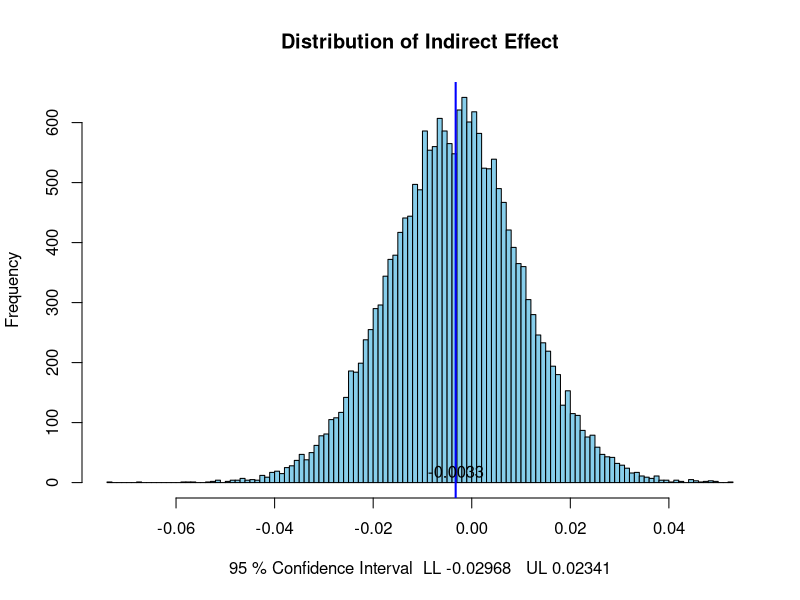
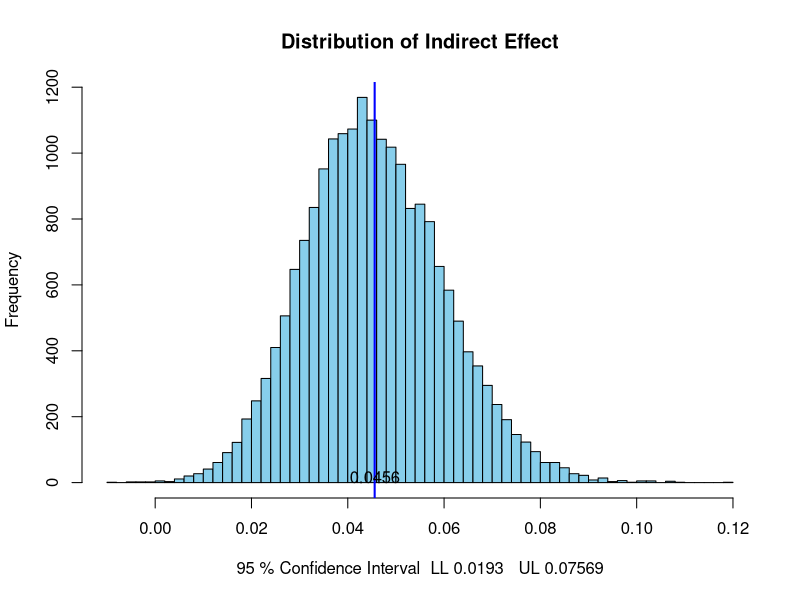
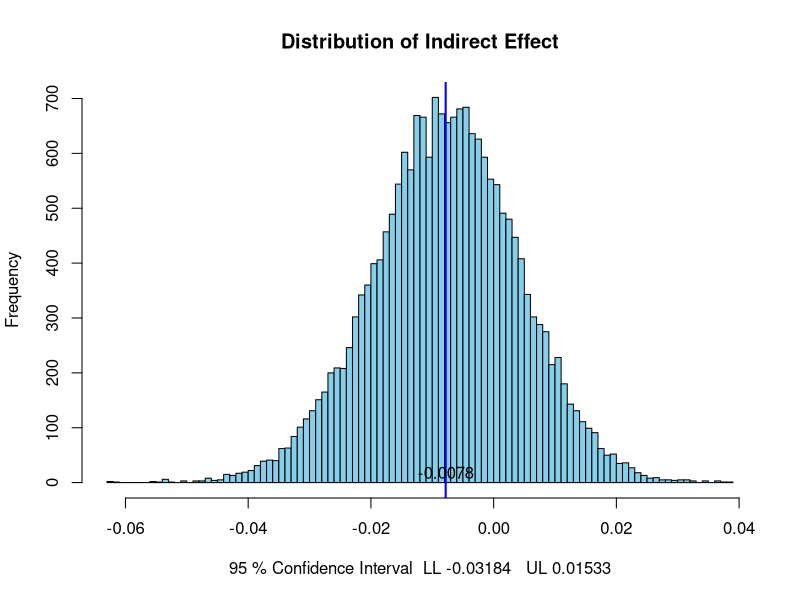
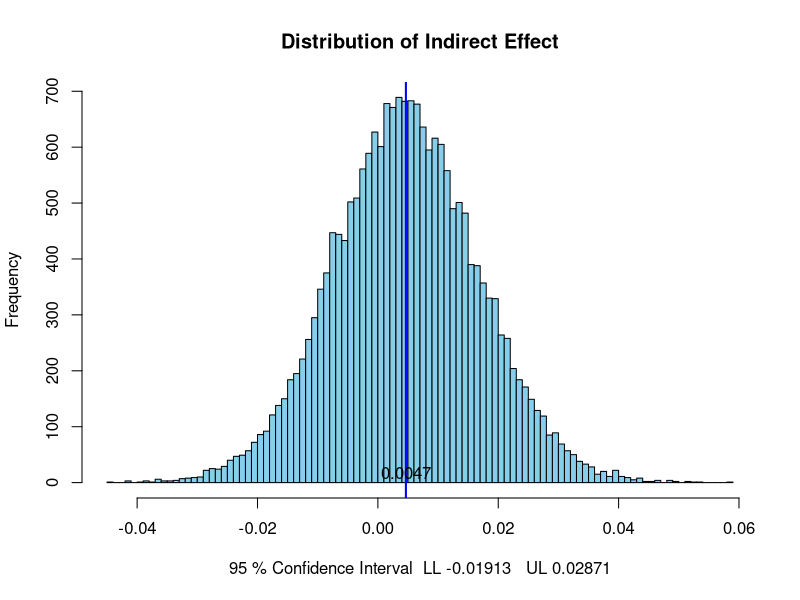
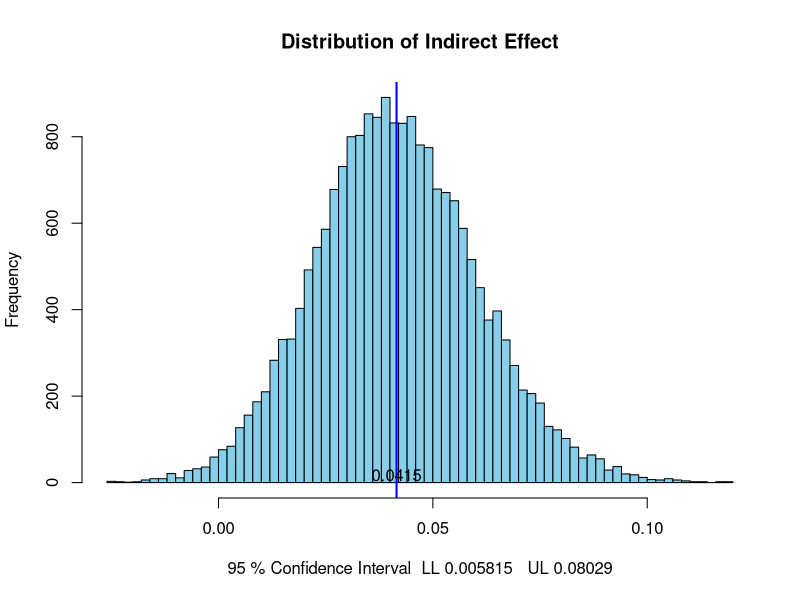
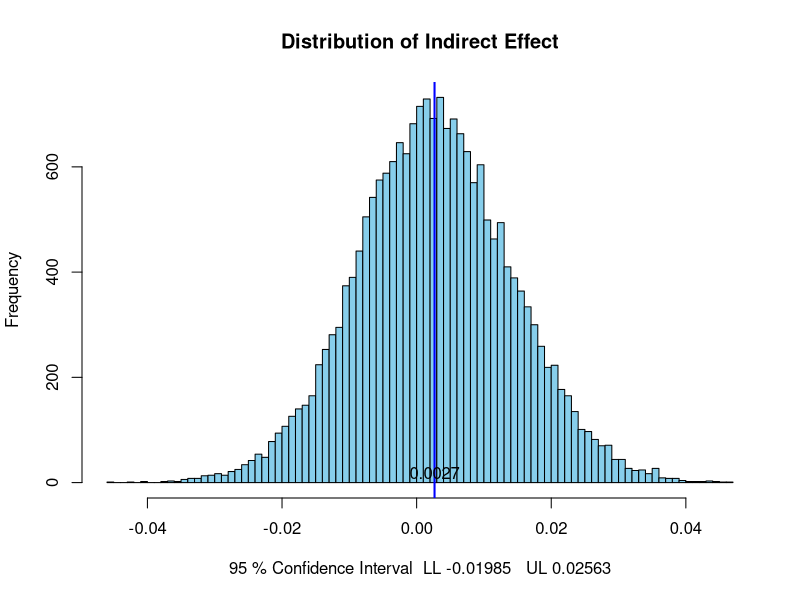
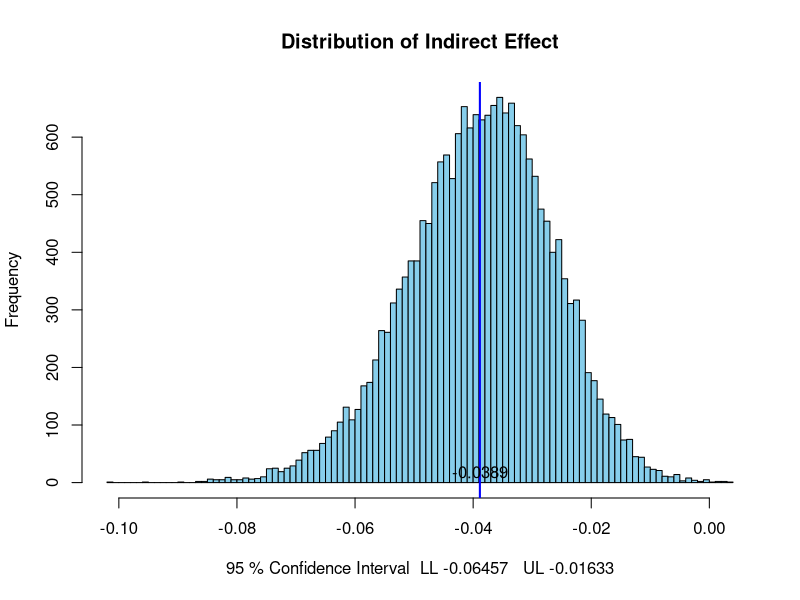
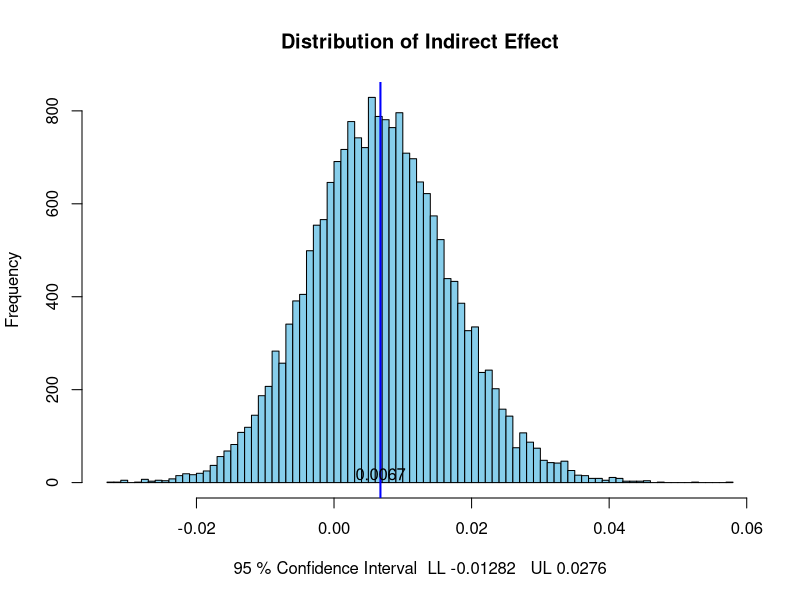

These charts were generated, in order, by the following R code:
#Victim Blame Primary Analyses
#This code estimates the 95% confidence intervals for the multilevel moderated mediation models estimated in Final Blame and Threat Analyses.sas
#Written by the fifth, second, and third authors in 2024/2025
#Last edited 2025.09.18

#Preacher, K. J., & Selig, J. P. (2012). Advantages of Monte Carlo confidence intervals for indirect effects. Communication Methods and Measures, 6, 77-98.
#Selig, J. P., & Preacher, K. J. (2008, June). Monte Carlo method for assessing mediation: An interactive tool for creating confidence intervals for indirect effects [Computer software]. Available from http://quantpsy.org/.

#Enter the m*variable value for "a" and the y*fear_c value for "b"
#Enter the variance values in the 1st and 4th values of acov for those same "a" and "b" coefficients
#Do not change other settings


################################################ USING GENERAL IDEOLOGY ################################################ 

################################################
#Values from Model 8
################################################

################################################
#SESSION 1 VS 2 - VICTIMS
################################################

require(MASS)
a=-0.06996
b=0.04612
rep=20000
conf=95
pest=c(a,b)
acov <- matrix(c(
  0.08392, 0,
  0, 0.000037
),2,2)
mcmc <- mvrnorm(rep,pest,acov,empirical=FALSE)
ab <- mcmc[,1]*mcmc[,2]
low=(1-conf/100)/2
upp=((1-conf/100)/2)+(conf/100)
LL=quantile(ab,low)
UL=quantile(ab,upp)
LL4=format(LL,digits=4)
UL4=format(UL,digits=4)
mab=mean(ab)
hist(ab,breaks='FD',col='skyblue',xlab=paste(conf,'% Confidence Interval ','LL',LL4,'  UL',UL4),
     main='Distribution of Indirect Effect')
abline(v=mab,col="blue",lwd=2)
text(mab, 18 , round(mab, 4))
print(LL)
print(UL)

################################################
#SESSION 1 VS 3 - VICTIMS
################################################

a=0.9883
b=0.04612
rep=20000
conf=95
pest=c(a,b)
acov <- matrix(c(
  0.07936, 0,
  0, 0.000037
),2,2)
mcmc <- mvrnorm(rep,pest,acov,empirical=FALSE)
ab <- mcmc[,1]*mcmc[,2]
low=(1-conf/100)/2
upp=((1-conf/100)/2)+(conf/100)
LL=quantile(ab,low)
UL=quantile(ab,upp)
LL4=format(LL,digits=4)
UL4=format(UL,digits=4)
mab=mean(ab)
hist(ab,breaks='FD',col='skyblue',xlab=paste(conf,'% Confidence Interval ','LL',LL4,'  UL',UL4),
     main='Distribution of Indirect Effect')
abline(v=mab,col="blue",lwd=2)
text(mab, 18 , round(mab, 4))
print(LL)
print(UL)

################################################
#GENDER - VICTIMS
################################################

a=-0.1703
b=0.04612
rep=20000
conf=95
pest=c(a,b)
acov <- matrix(c(
  0.06469, 0,
  0, 0.000037
),2,2)
mcmc <- mvrnorm(rep,pest,acov,empirical=FALSE)
ab <- mcmc[,1]*mcmc[,2]
low=(1-conf/100)/2
upp=((1-conf/100)/2)+(conf/100)
LL=quantile(ab,low)
UL=quantile(ab,upp)
LL4=format(LL,digits=4)
UL4=format(UL,digits=4)
mab=mean(ab)
hist(ab,breaks='FD',col='skyblue',xlab=paste(conf,'% Confidence Interval ','LL',LL4,'  UL',UL4),
     main='Distribution of Indirect Effect')
abline(v=mab,col="blue",lwd=2)
text(mab, 18 , round(mab, 4))
print(LL)
print(UL)

################################################
#LIBERAL VS MODERATE - VICTIMS
################################################

a=0.1015
b=0.04612
rep=20000
conf=95
pest=c(a,b)
acov <- matrix(c(
  0.06926, 0,
  0, 0.000037
),2,2)
mcmc <- mvrnorm(rep,pest,acov,empirical=FALSE)
ab <- mcmc[,1]*mcmc[,2]
low=(1-conf/100)/2
upp=((1-conf/100)/2)+(conf/100)
LL=quantile(ab,low)
UL=quantile(ab,upp)
LL4=format(LL,digits=4)
UL4=format(UL,digits=4)
mab=mean(ab)
hist(ab,breaks='FD',col='skyblue',xlab=paste(conf,'% Confidence Interval ','LL',LL4,'  UL',UL4),
     main='Distribution of Indirect Effect')
abline(v=mab,col="blue",lwd=2)
text(mab, 18 , round(mab, 4))
print(LL)
print(UL)

################################################
#LIBERAL VS CONSERVATIVE - VICTIMS
################################################

a=0.8991
b=0.04612
rep=20000
conf=95
pest=c(a,b)
acov <- matrix(c(
  0.1502, 0,
  0, 0.000037
),2,2)
mcmc <- mvrnorm(rep,pest,acov,empirical=FALSE)
ab <- mcmc[,1]*mcmc[,2]
low=(1-conf/100)/2
upp=((1-conf/100)/2)+(conf/100)
LL=quantile(ab,low)
UL=quantile(ab,upp)
LL4=format(LL,digits=4)
UL4=format(UL,digits=4)
mab=mean(ab)
hist(ab,breaks='FD',col='skyblue',xlab=paste(conf,'% Confidence Interval ','LL',LL4,'  UL',UL4),
     main='Distribution of Indirect Effect')
abline(v=mab,col="blue",lwd=2)
text(mab, 18 , round(mab, 4))
print(LL)
print(UL)

################################################
#Values from Model 8b
################################################

################################################
#SESSION 1 VS 2 - PERPETRATORS
################################################

a=-0.06996
b=-0.0394
rep=20000
conf=95
pest=c(a,b)
acov <- matrix(c(
  0.08392, 0,
  0, 0.000029
),2,2)
mcmc <- mvrnorm(rep,pest,acov,empirical=FALSE)
ab <- mcmc[,1]*mcmc[,2]
low=(1-conf/100)/2
upp=((1-conf/100)/2)+(conf/100)
LL=quantile(ab,low)
UL=quantile(ab,upp)
LL4=format(LL,digits=4)
UL4=format(UL,digits=4)
mab=mean(ab)
hist(ab,breaks='FD',col='skyblue',xlab=paste(conf,'% Confidence Interval ','LL',LL4,'  UL',UL4),
     main='Distribution of Indirect Effect')
abline(v=mab,col="blue",lwd=2)
text(mab, 18 , round(mab, 4))
print(LL)
print(UL)

################################################
#SESSION 1 VS 3 - PERPETRATORS
################################################

a=0.9883
b=-0.0394
rep=20000
conf=95
pest=c(a,b)
acov <- matrix(c(
  0.07936, 0,
  0, 0.000029
),2,2)
mcmc <- mvrnorm(rep,pest,acov,empirical=FALSE)
ab <- mcmc[,1]*mcmc[,2]
low=(1-conf/100)/2
upp=((1-conf/100)/2)+(conf/100)
LL=quantile(ab,low)
UL=quantile(ab,upp)
LL4=format(LL,digits=4)
UL4=format(UL,digits=4)
mab=mean(ab)
hist(ab,breaks='FD',col='skyblue',xlab=paste(conf,'% Confidence Interval ','LL',LL4,'  UL',UL4),
     main='Distribution of Indirect Effect')
abline(v=mab,col="blue",lwd=2)
text(mab, 18 , round(mab, 4))
print(LL)
print(UL)

################################################
#GENDER - PERPETRATORS
################################################

a=-0.1703
b=-0.0394
rep=20000
conf=95
pest=c(a,b)
acov <- matrix(c(
  0.06433, 0,
  0, 0.000029
),2,2)
mcmc <- mvrnorm(rep,pest,acov,empirical=FALSE)
ab <- mcmc[,1]*mcmc[,2]
low=(1-conf/100)/2
upp=((1-conf/100)/2)+(conf/100)
LL=quantile(ab,low)
UL=quantile(ab,upp)
LL4=format(LL,digits=4)
UL4=format(UL,digits=4)
mab=mean(ab)
hist(ab,breaks='FD',col='skyblue',xlab=paste(conf,'% Confidence Interval ','LL',LL4,'  UL',UL4),
     main='Distribution of Indirect Effect')
abline(v=mab,col="blue",lwd=2)
text(mab, 18 , round(mab, 4))
print(LL)
print(UL)

################################################
#LIBERAL VS MODERATE - PERPETRATORS
################################################

a=0.1015
b=-0.0394
rep=20000
conf=95
pest=c(a,b)
acov <- matrix(c(
  0.06926, 0,
  0, 0.000029
),2,2)
mcmc <- mvrnorm(rep,pest,acov,empirical=FALSE)
ab <- mcmc[,1]*mcmc[,2]
low=(1-conf/100)/2
upp=((1-conf/100)/2)+(conf/100)
LL=quantile(ab,low)
UL=quantile(ab,upp)
LL4=format(LL,digits=4)
UL4=format(UL,digits=4)
mab=mean(ab)
hist(ab,breaks='FD',col='skyblue',xlab=paste(conf,'% Confidence Interval ','LL',LL4,'  UL',UL4),
     main='Distribution of Indirect Effect')
abline(v=mab,col="blue",lwd=2)
text(mab, 18 , round(mab, 4))
print(LL)
print(UL)

################################################
#LIBERAL VS CONSERVATIVE - PERPETRATORS
################################################

a=0.8991
b=-0.0394
rep=20000
conf=95
pest=c(a,b)
acov <- matrix(c(
  0.1502, 0,
  0, 0.000029
),2,2)
mcmc <- mvrnorm(rep,pest,acov,empirical=FALSE)
ab <- mcmc[,1]*mcmc[,2]
low=(1-conf/100)/2
upp=((1-conf/100)/2)+(conf/100)
LL=quantile(ab,low)
UL=quantile(ab,upp)
LL4=format(LL,digits=4)
UL4=format(UL,digits=4)
mab=mean(ab)
hist(ab,breaks='FD',col='skyblue',xlab=paste(conf,'% Confidence Interval ','LL',LL4,'  UL',UL4),
     main='Distribution of Indirect Effect')
abline(v=mab,col="blue",lwd=2)
text(mab, 18 , round(mab, 4))
print(LL)
print(UL)

################################################
#Values from Model 8c
################################################

################################################
#SESSION 2 VS 3 - VICTIMS
################################################

a=1.0583
b=0.04612
rep=20000
conf=95
pest=c(a,b)
acov <- matrix(c(
  0.09375, 0,
  0, 0.000037
),2,2)
mcmc <- mvrnorm(rep,pest,acov,empirical=FALSE)
ab <- mcmc[,1]*mcmc[,2]
low=(1-conf/100)/2
upp=((1-conf/100)/2)+(conf/100)
LL=quantile(ab,low)
UL=quantile(ab,upp)
LL4=format(LL,digits=4)
UL4=format(UL,digits=4)
mab=mean(ab)
hist(ab,breaks='FD',col='skyblue',xlab=paste(conf,'% Confidence Interval ','LL',LL4,'  UL',UL4),
     main='Distribution of Indirect Effect')
abline(v=mab,col="blue",lwd=2)
text(mab, 18 , round(mab, 4))
print(LL)
print(UL)

################################################
#MODERATE VS CONSERVATIVE - VICTIMS
################################################

a=0.7976
b=0.04612
rep=20000
conf=95
pest=c(a,b)
acov <- matrix(c(
  0.1582, 0,
  0, 0.000037
),2,2)
mcmc <- mvrnorm(rep,pest,acov,empirical=FALSE)
ab <- mcmc[,1]*mcmc[,2]
low=(1-conf/100)/2
upp=((1-conf/100)/2)+(conf/100)
LL=quantile(ab,low)
UL=quantile(ab,upp)
LL4=format(LL,digits=4)
UL4=format(UL,digits=4)
mab=mean(ab)
hist(ab,breaks='FD',col='skyblue',xlab=paste(conf,'% Confidence Interval ','LL',LL4,'  UL',UL4),
     main='Distribution of Indirect Effect')
abline(v=mab,col="blue",lwd=2)
text(mab, 18 , round(mab, 4))
print(LL)
print(UL)

################################################
#Values from Model 8d
################################################

################################################
#SESSION 2 VS 3 - PERPETRATORS
################################################

a=1.0583
b=-0.0394
rep=20000
conf=95
pest=c(a,b)
acov <- matrix(c(
  0.09375, 0,
  0, 0.000029
),2,2)
mcmc <- mvrnorm(rep,pest,acov,empirical=FALSE)
ab <- mcmc[,1]*mcmc[,2]
low=(1-conf/100)/2
upp=((1-conf/100)/2)+(conf/100)
LL=quantile(ab,low)
UL=quantile(ab,upp)
LL4=format(LL,digits=4)
UL4=format(UL,digits=4)
mab=mean(ab)
hist(ab,breaks='FD',col='skyblue',xlab=paste(conf,'% Confidence Interval ','LL',LL4,'  UL',UL4),
     main='Distribution of Indirect Effect')
abline(v=mab,col="blue",lwd=2)
text(mab, 18 , round(mab, 4))
print(LL)
print(UL)

################################################
#MODERATE VS CONSERVATIVE - PERPETRATORS
################################################

a=0.7976
b=-0.0394
rep=20000
conf=95
pest=c(a,b)
acov <- matrix(c(
  0.1582, 0,
  0, 0.000029
),2,2)
mcmc <- mvrnorm(rep,pest,acov,empirical=FALSE)
ab <- mcmc[,1]*mcmc[,2]
low=(1-conf/100)/2
upp=((1-conf/100)/2)+(conf/100)
LL=quantile(ab,low)
UL=quantile(ab,upp)
LL4=format(LL,digits=4)
UL4=format(UL,digits=4)
mab=mean(ab)
hist(ab,breaks='FD',col='skyblue',xlab=paste(conf,'% Confidence Interval ','LL',LL4,'  UL',UL4),
     main='Distribution of Indirect Effect')
abline(v=mab,col="blue",lwd=2)
text(mab, 18 , round(mab, 4))
print(LL)
print(UL)

####################################################################################################################### 
################################################ USING SOCIAL IDEOLOGY ################################################ 
####################################################################################################################### 

################################################
#Values from Model 14a
################################################

################################################
#SESSION 1 VS 2 - VICTIMS, CENTERED IDEOLOGY
################################################
set.seed(1234) 
require(MASS)

a=-0.1637
b=0.03334
rep=20000
conf=95
pest=c(a,b)
acov <- matrix(c(
  0.07837, 0,
  0, 0.000036
),2,2)
mcmc <- mvrnorm(rep,pest,acov,empirical=FALSE)
ab <- mcmc[,1]*mcmc[,2]
low=(1-conf/100)/2
upp=((1-conf/100)/2)+(conf/100)
LL=quantile(ab,low)
UL=quantile(ab,upp)
LL4=format(LL,digits=4)
UL4=format(UL,digits=4)
mab=mean(ab)
hist(ab,breaks='FD',col='skyblue',xlab=paste(conf,'% Confidence Interval ','LL',LL4,'  UL',UL4),
     main='Distribution of Indirect Effect')
abline(v=mab,col="blue",lwd=2)
text(mab, 18 , round(mab, 4))
print(LL)
print(UL)

################################################
#SESSION 1 VS 3 - VICTIMS
################################################

a=0.9465
b=0.03334
rep=20000
conf=95
pest=c(a,b)
acov <- matrix(c(
  0.07101, 0,
  0, 0.000036
),2,2)
mcmc <- mvrnorm(rep,pest,acov,empirical=FALSE)
ab <- mcmc[,1]*mcmc[,2]
low=(1-conf/100)/2
upp=((1-conf/100)/2)+(conf/100)
LL=quantile(ab,low)
UL=quantile(ab,upp)
LL4=format(LL,digits=4)
UL4=format(UL,digits=4)
mab=mean(ab)
hist(ab,breaks='FD',col='skyblue',xlab=paste(conf,'% Confidence Interval ','LL',LL4,'  UL',UL4),
     main='Distribution of Indirect Effect')
abline(v=mab,col="blue",lwd=2)
text(mab, 18 , round(mab, 4))
print(LL)
print(UL)

################################################
#GENDER - VICTIMS
################################################

a=-0.1193
b=0.03334
rep=20000
conf=95
pest=c(a,b)
acov <- matrix(c(
  0.05595, 0,
  0, 0.000036
),2,2)
mcmc <- mvrnorm(rep,pest,acov,empirical=FALSE)
ab <- mcmc[,1]*mcmc[,2]
low=(1-conf/100)/2
upp=((1-conf/100)/2)+(conf/100)
LL=quantile(ab,low)
UL=quantile(ab,upp)
LL4=format(LL,digits=4)
UL4=format(UL,digits=4)
mab=mean(ab)
hist(ab,breaks='FD',col='skyblue',xlab=paste(conf,'% Confidence Interval ','LL',LL4,'  UL',UL4),
     main='Distribution of Indirect Effect')
abline(v=mab,col="blue",lwd=2)
text(mab, 18 , round(mab, 4))
print(LL)
print(UL)

################################################
#IDEOLOGY - VICTIMS
################################################

a=0.2465
b=0.03334
rep=20000
conf=95
pest=c(a,b)
acov <- matrix(c(
  0.004493, 0,
  0, 0.000036
),2,2)
mcmc <- mvrnorm(rep,pest,acov,empirical=FALSE)
ab <- mcmc[,1]*mcmc[,2]
low=(1-conf/100)/2
upp=((1-conf/100)/2)+(conf/100)
LL=quantile(ab,low)
UL=quantile(ab,upp)
LL4=format(LL,digits=4)
UL4=format(UL,digits=4)
mab=mean(ab)
hist(ab,breaks='FD',col='skyblue',xlab=paste(conf,'% Confidence Interval ','LL',LL4,'  UL',UL4),
     main='Distribution of Indirect Effect')
abline(v=mab,col="blue",lwd=2)
text(mab, 18 , round(mab, 4))
print(LL)
print(UL)

################################################
#Values from Model 14b
################################################

################################################
#SESSION 1 VS 2 - PERPETRATORS
################################################

a=-0.1637
b=-0.03108
rep=20000
conf=95
pest=c(a,b)
acov <- matrix(c(
  0.07837, 0,
  0, 0.000029
),2,2)
mcmc <- mvrnorm(rep,pest,acov,empirical=FALSE)
ab <- mcmc[,1]*mcmc[,2]
low=(1-conf/100)/2
upp=((1-conf/100)/2)+(conf/100)
LL=quantile(ab,low)
UL=quantile(ab,upp)
LL4=format(LL,digits=4)
UL4=format(UL,digits=4)
mab=mean(ab)
hist(ab,breaks='FD',col='skyblue',xlab=paste(conf,'% Confidence Interval ','LL',LL4,'  UL',UL4),
     main='Distribution of Indirect Effect')
abline(v=mab,col="blue",lwd=2)
text(mab, 18 , round(mab, 4))
print(LL)
print(UL)

################################################
#SESSION 1 VS 3 - PERPETRATORS
################################################

a=0.9465
b=-0.03108
rep=20000
conf=95
pest=c(a,b)
acov <- matrix(c(
  0.07101, 0,
  0, 0.000029
),2,2)
mcmc <- mvrnorm(rep,pest,acov,empirical=FALSE)
ab <- mcmc[,1]*mcmc[,2]
low=(1-conf/100)/2
upp=((1-conf/100)/2)+(conf/100)
LL=quantile(ab,low)
UL=quantile(ab,upp)
LL4=format(LL,digits=4)
UL4=format(UL,digits=4)
mab=mean(ab)
hist(ab,breaks='FD',col='skyblue',xlab=paste(conf,'% Confidence Interval ','LL',LL4,'  UL',UL4),
     main='Distribution of Indirect Effect')
abline(v=mab,col="blue",lwd=2)
text(mab, 18 , round(mab, 4))
print(LL)
print(UL)

################################################
#GENDER - PERPETRATORS
################################################

a=-0.1193
b=-0.03108
rep=20000
conf=95
pest=c(a,b)
acov <- matrix(c(
  0.05595, 0,
  0, 0.000029
),2,2)
mcmc <- mvrnorm(rep,pest,acov,empirical=FALSE)
ab <- mcmc[,1]*mcmc[,2]
low=(1-conf/100)/2
upp=((1-conf/100)/2)+(conf/100)
LL=quantile(ab,low)
UL=quantile(ab,upp)
LL4=format(LL,digits=4)
UL4=format(UL,digits=4)
mab=mean(ab)
hist(ab,breaks='FD',col='skyblue',xlab=paste(conf,'% Confidence Interval ','LL',LL4,'  UL',UL4),
     main='Distribution of Indirect Effect')
abline(v=mab,col="blue",lwd=2)
text(mab, 18 , round(mab, 4))
print(LL)
print(UL)

################################################
#IDEOLOGY - PERPETRATORS
################################################

a=0.2465
b=-0.03108
rep=20000
conf=95
pest=c(a,b)
acov <- matrix(c(
  0.004493, 0,
  0, 0.000029
),2,2)
mcmc <- mvrnorm(rep,pest,acov,empirical=FALSE)
ab <- mcmc[,1]*mcmc[,2]
low=(1-conf/100)/2
upp=((1-conf/100)/2)+(conf/100)
LL=quantile(ab,low)
UL=quantile(ab,upp)
LL4=format(LL,digits=4)
UL4=format(UL,digits=4)
mab=mean(ab)
hist(ab,breaks='FD',col='skyblue',xlab=paste(conf,'% Confidence Interval ','LL',LL4,'  UL',UL4),
     main='Distribution of Indirect Effect')
abline(v=mab,col="blue",lwd=2)
text(mab, 18 , round(mab, 4))
print(LL)
print(UL)

################################################
#Values from Model 14c
################################################

################################################
#SESSION 2 VS 3 - VICTIMS
################################################

a=1.1103
b=0.03334
rep=20000
conf=95
pest=c(a,b)
acov <- matrix(c(
  0.08548, 0,
  0, 0.000036
),2,2)
mcmc <- mvrnorm(rep,pest,acov,empirical=FALSE)
ab <- mcmc[,1]*mcmc[,2]
low=(1-conf/100)/2
upp=((1-conf/100)/2)+(conf/100)
LL=quantile(ab,low)
UL=quantile(ab,upp)
LL4=format(LL,digits=4)
UL4=format(UL,digits=4)
mab=mean(ab)
hist(ab,breaks='FD',col='skyblue',xlab=paste(conf,'% Confidence Interval ','LL',LL4,'  UL',UL4),
     main='Distribution of Indirect Effect')
abline(v=mab,col="blue",lwd=2)
text(mab, 18 , round(mab, 4))
print(LL)
print(UL)

################################################
#Values from Model 14d
################################################

################################################
#SESSION 2 VS 3 - PERPETRATORS
################################################

a=1.1103
b=-0.03108
rep=20000
conf=95
pest=c(a,b)
acov <- matrix(c(
  0.08548, 0,
  0, 0.000029
),2,2)
mcmc <- mvrnorm(rep,pest,acov,empirical=FALSE)
ab <- mcmc[,1]*mcmc[,2]
low=(1-conf/100)/2
upp=((1-conf/100)/2)+(conf/100)
LL=quantile(ab,low)
UL=quantile(ab,upp)
LL4=format(LL,digits=4)
UL4=format(UL,digits=4)
mab=mean(ab)
hist(ab,breaks='FD',col='skyblue',xlab=paste(conf,'% Confidence Interval ','LL',LL4,'  UL',UL4),
     main='Distribution of Indirect Effect')
abline(v=mab,col="blue",lwd=2)
text(mab, 18 , round(mab, 4))
print(LL)
print(UL)

################################################

# LOW SOCIAL IDEOLOGY

################################################
#Values from Model 14e
################################################

################################################
#SESSION 1 VS 2 - VICTIMS LOW SOCIAL IDEOLOGY
################################################

a=0.1094
b=0.03334
rep=20000
conf=95
pest=c(a,b)
acov <- matrix(c(
  0.09896, 0,
  0, 0.000036
),2,2)
mcmc <- mvrnorm(rep,pest,acov,empirical=FALSE)
ab <- mcmc[,1]*mcmc[,2]
low=(1-conf/100)/2
upp=((1-conf/100)/2)+(conf/100)
LL=quantile(ab,low)
UL=quantile(ab,upp)
LL4=format(LL,digits=4)
UL4=format(UL,digits=4)
mab=mean(ab)
hist(ab,breaks='FD',col='skyblue',xlab=paste(conf,'% Confidence Interval ','LL',LL4,'  UL',UL4),
     main='Distribution of Indirect Effect')
abline(v=mab,col="blue",lwd=2)
text(mab, 18 , round(mab, 4))
print(LL)
print(UL)

################################################
#SESSION 1 VS 3 - VICTIMS LOW SOCIAL IDEOLOGY
################################################

a=0.2555
b=0.03334
rep=20000
conf=95
pest=c(a,b)
acov <- matrix(c(
  0.095, 0,
  0, 0.000036
),2,2)
mcmc <- mvrnorm(rep,pest,acov,empirical=FALSE)
ab <- mcmc[,1]*mcmc[,2]
low=(1-conf/100)/2
upp=((1-conf/100)/2)+(conf/100)
LL=quantile(ab,low)
UL=quantile(ab,upp)
LL4=format(LL,digits=4)
UL4=format(UL,digits=4)
mab=mean(ab)
hist(ab,breaks='FD',col='skyblue',xlab=paste(conf,'% Confidence Interval ','LL',LL4,'  UL',UL4),
     main='Distribution of Indirect Effect')
abline(v=mab,col="blue",lwd=2)
text(mab, 18 , round(mab, 4))
print(LL)
print(UL)

################################################
#Values from Model 14f
################################################

################################################
#SESSION 1 VS 2 - PERPETRATORS LOW SOCIAL IDEOLOGY
################################################

a=0.1094
b=-0.03108
rep=20000
conf=95
pest=c(a,b)
acov <- matrix(c(
  0.09896, 0,
  0, 0.000029
),2,2)
mcmc <- mvrnorm(rep,pest,acov,empirical=FALSE)
ab <- mcmc[,1]*mcmc[,2]
low=(1-conf/100)/2
upp=((1-conf/100)/2)+(conf/100)
LL=quantile(ab,low)
UL=quantile(ab,upp)
LL4=format(LL,digits=4)
UL4=format(UL,digits=4)
mab=mean(ab)
hist(ab,breaks='FD',col='skyblue',xlab=paste(conf,'% Confidence Interval ','LL',LL4,'  UL',UL4),
     main='Distribution of Indirect Effect')
abline(v=mab,col="blue",lwd=2)
text(mab, 18 , round(mab, 4))
print(LL)
print(UL)

################################################
#SESSION 1 VS 3 - PERPETRATORS LOW SOCIAL IDEOLOGY
################################################

a=0.2555 
b=-0.03108
rep=20000
conf=95
pest=c(a,b)
acov <- matrix(c(
  0.09441, 0,
  0, 0.000029
),2,2)
mcmc <- mvrnorm(rep,pest,acov,empirical=FALSE)
ab <- mcmc[,1]*mcmc[,2]
low=(1-conf/100)/2
upp=((1-conf/100)/2)+(conf/100)
LL=quantile(ab,low)
UL=quantile(ab,upp)
LL4=format(LL,digits=4)
UL4=format(UL,digits=4)
mab=mean(ab)
hist(ab,breaks='FD',col='skyblue',xlab=paste(conf,'% Confidence Interval ','LL',LL4,'  UL',UL4),
     main='Distribution of Indirect Effect')
abline(v=mab,col="blue",lwd=2)
text(mab, 18 , round(mab, 4))
print(LL)
print(UL)

################################################
#Values from Model 14g
################################################

################################################
#SESSION 2 VS 3 - VICTIMS LOW SOCIAL IDEOLOGY
################################################

a=0.1462
b=0.03334
rep=20000
conf=95
pest=c(a,b)
acov <- matrix(c(
  0.1089, 0,
  0, 0.000036
),2,2)
mcmc <- mvrnorm(rep,pest,acov,empirical=FALSE)
ab <- mcmc[,1]*mcmc[,2]
low=(1-conf/100)/2
upp=((1-conf/100)/2)+(conf/100)
LL=quantile(ab,low)
UL=quantile(ab,upp)
LL4=format(LL,digits=4)
UL4=format(UL,digits=4)
mab=mean(ab)
hist(ab,breaks='FD',col='skyblue',xlab=paste(conf,'% Confidence Interval ','LL',LL4,'  UL',UL4),
     main='Distribution of Indirect Effect')
abline(v=mab,col="blue",lwd=2)
text(mab, 18 , round(mab, 4))
print(LL)
print(UL)

################################################
#Values from Model 14h 
################################################

################################################
#SESSION 2 VS 3 - PERPETRATORS LOW SOCIAL IDEOLOGY
################################################

a=0.1462
b=-0.03108
rep=20000
conf=95
pest=c(a,b)
acov <- matrix(c(
  0.1089, 0,
  0, 0.000029
),2,2)
mcmc <- mvrnorm(rep,pest,acov,empirical=FALSE)
ab <- mcmc[,1]*mcmc[,2]
low=(1-conf/100)/2
upp=((1-conf/100)/2)+(conf/100)
LL=quantile(ab,low)
UL=quantile(ab,upp)
LL4=format(LL,digits=4)
UL4=format(UL,digits=4)
mab=mean(ab)
hist(ab,breaks='FD',col='skyblue',xlab=paste(conf,'% Confidence Interval ','LL',LL4,'  UL',UL4),
     main='Distribution of Indirect Effect')
abline(v=mab,col="blue",lwd=2)
text(mab, 18 , round(mab, 4))
print(LL)
print(UL)

################################################

#HIGH SOCIAL IDEOLOGY

################################################
#Values from Model 14i
################################################

################################################
#SESSION 1 VS 2 - VICTIMS HIGH SOCIAL IDEOLOGY
################################################

a=-0.4368
b=0.03334
rep=20000
conf=95
pest=c(a,b)
acov <- matrix(c(
  0.165, 0,
  0, 0.000036
),2,2)
mcmc <- mvrnorm(rep,pest,acov,empirical=FALSE)
ab <- mcmc[,1]*mcmc[,2]
low=(1-conf/100)/2
upp=((1-conf/100)/2)+(conf/100)
LL=quantile(ab,low)
UL=quantile(ab,upp)
LL4=format(LL,digits=4)
UL4=format(UL,digits=4)
mab=mean(ab)
hist(ab,breaks='FD',col='skyblue',xlab=paste(conf,'% Confidence Interval ','LL',LL4,'  UL',UL4),
     main='Distribution of Indirect Effect')
abline(v=mab,col="blue",lwd=2)
text(mab, 18 , round(mab, 4))
print(LL)
print(UL)

################################################
#SESSION 1 VS 3 - VICTIMS HIGH SOCIAL IDEOLOGY
################################################

a=1.6375
b=0.03334
rep=20000
conf=95
pest=c(a,b)
acov <- matrix(c(
  0.1478, 0,
  0, 0.000036
),2,2)
mcmc <- mvrnorm(rep,pest,acov,empirical=FALSE)
ab <- mcmc[,1]*mcmc[,2]
low=(1-conf/100)/2
upp=((1-conf/100)/2)+(conf/100)
LL=quantile(ab,low)
UL=quantile(ab,upp)
LL4=format(LL,digits=4)
UL4=format(UL,digits=4)
mab=mean(ab)
hist(ab,breaks='FD',col='skyblue',xlab=paste(conf,'% Confidence Interval ','LL',LL4,'  UL',UL4),
     main='Distribution of Indirect Effect')
abline(v=mab,col="blue",lwd=2)
text(mab, 18 , round(mab, 4))
print(LL)
print(UL)

################################################
#Values from Model 14j
################################################

################################################
#SESSION 1 VS 2 - PERPETRATORS HIGH SOCIAL IDEOLOGY
################################################

a=-0.4368
b=-0.03108 
rep=20000
conf=95
pest=c(a,b)
acov <- matrix(c(
  0.165, 0,
  0, 0.000029
),2,2)
mcmc <- mvrnorm(rep,pest,acov,empirical=FALSE)
ab <- mcmc[,1]*mcmc[,2]
low=(1-conf/100)/2
upp=((1-conf/100)/2)+(conf/100)
LL=quantile(ab,low)
UL=quantile(ab,upp)
LL4=format(LL,digits=4)
UL4=format(UL,digits=4)
mab=mean(ab)
hist(ab,breaks='FD',col='skyblue',xlab=paste(conf,'% Confidence Interval ','LL',LL4,'  UL',UL4),
     main='Distribution of Indirect Effect')
abline(v=mab,col="blue",lwd=2)
text(mab, 18 , round(mab, 4))
print(LL)
print(UL)

################################################
#SESSION 1 VS 3 - PERPETRATORS HIGH SOCIAL IDEOLOGY
################################################

a=1.6375
b=-0.03108
rep=20000
conf=95
pest=c(a,b)
acov <- matrix(c(
  0.1478, 0,
  0, 0.000029
),2,2)
mcmc <- mvrnorm(rep,pest,acov,empirical=FALSE)
ab <- mcmc[,1]*mcmc[,2]
low=(1-conf/100)/2
upp=((1-conf/100)/2)+(conf/100)
LL=quantile(ab,low)
UL=quantile(ab,upp)
LL4=format(LL,digits=4)
UL4=format(UL,digits=4)
mab=mean(ab)
hist(ab,breaks='FD',col='skyblue',xlab=paste(conf,'% Confidence Interval ','LL',LL4,'  UL',UL4),
     main='Distribution of Indirect Effect')
abline(v=mab,col="blue",lwd=2)
text(mab, 18 , round(mab, 4))
print(LL)
print(UL)

################################################
#Values from Model 14k
################################################

################################################
#SESSION 2 VS 3 - VICTIMS HIGH SOCIAL IDEOLOGY
################################################

a=2.0743
b=0.03334
rep=20000
conf=95
pest=c(a,b)
acov <- matrix(c(
  0.1703, 0,
  0, 0.000036
),2,2)
mcmc <- mvrnorm(rep,pest,acov,empirical=FALSE)
ab <- mcmc[,1]*mcmc[,2]
low=(1-conf/100)/2
upp=((1-conf/100)/2)+(conf/100)
LL=quantile(ab,low)
UL=quantile(ab,upp)
LL4=format(LL,digits=4)
UL4=format(UL,digits=4)
mab=mean(ab)
hist(ab,breaks='FD',col='skyblue',xlab=paste(conf,'% Confidence Interval ','LL',LL4,'  UL',UL4),
     main='Distribution of Indirect Effect')
abline(v=mab,col="blue",lwd=2)
text(mab, 18 , round(mab, 4))
print(LL)
print(UL)

################################################
#Values from Model 14l
################################################

################################################
#SESSION 2 VS 3 - PERPETRATORS HIGH SOCIAL IDEOLOGY
################################################

a=2.0743
b=-0.03108
rep=20000
conf=95
pest=c(a,b)
acov <- matrix(c(
  0.1703, 0,
  0, 0.000029
),2,2)
mcmc <- mvrnorm(rep,pest,acov,empirical=FALSE)
ab <- mcmc[,1]*mcmc[,2]
low=(1-conf/100)/2
upp=((1-conf/100)/2)+(conf/100)
LL=quantile(ab,low)
UL=quantile(ab,upp)
LL4=format(LL,digits=4)
UL4=format(UL,digits=4)
mab=mean(ab)
hist(ab,breaks='FD',col='skyblue',xlab=paste(conf,'% Confidence Interval ','LL',LL4,'  UL',UL4),
     main='Distribution of Indirect Effect')
abline(v=mab,col="blue",lwd=2)
text(mab, 18 , round(mab, 4))
print(LL)
print(UL)